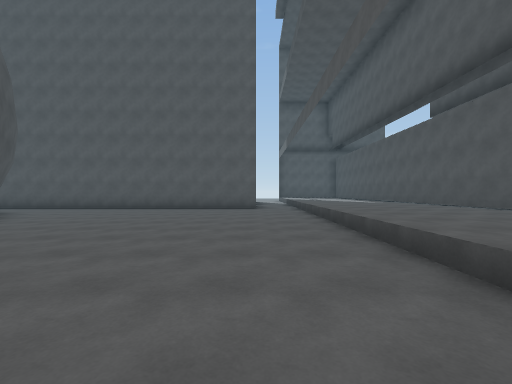
View 1 (above)

21 first-person views from a walk through a Unity game level. The camera is 1.4 m above the floor, looks level and sees 90° across. The floor is counted in squares, 2.5 m on a side. Each view is taken from the middle of a square. On the plan, view 1 faces up. The plan holds only what a view shows up to about 9 squares ahead; the rest is blank. The place goes on beyond the plan. The player is left out. Surface patterns are stand-ins for the level's own textures.

View 2
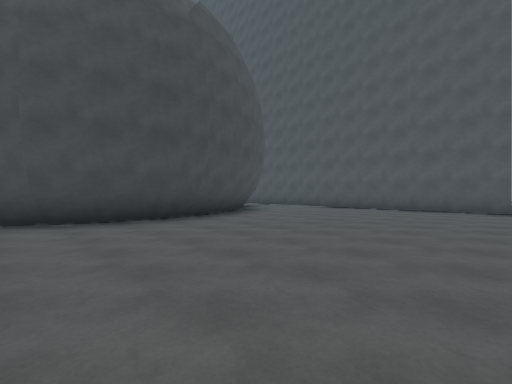

View 3
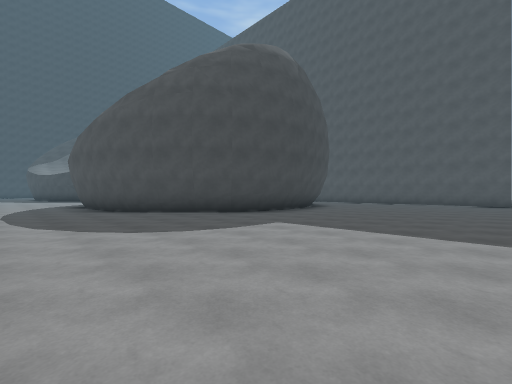

View 4
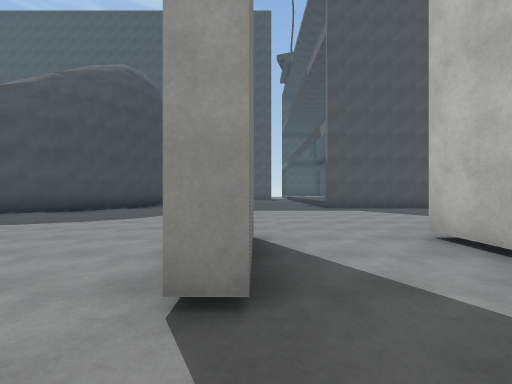

View 5
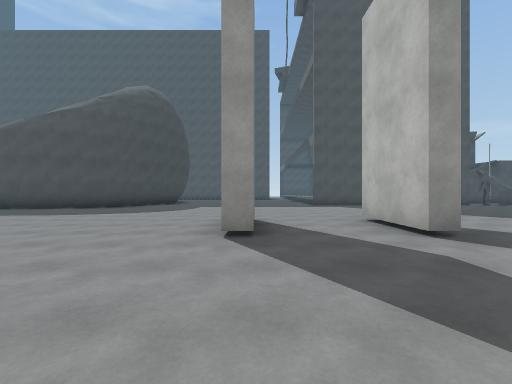

View 6
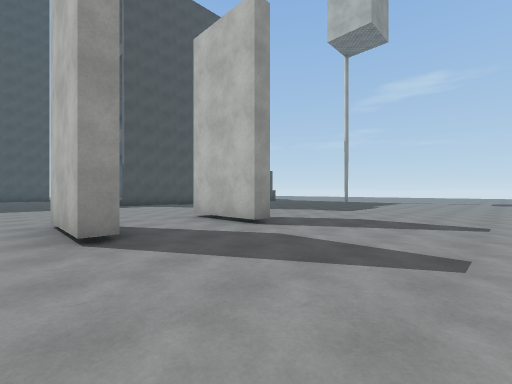

View 7
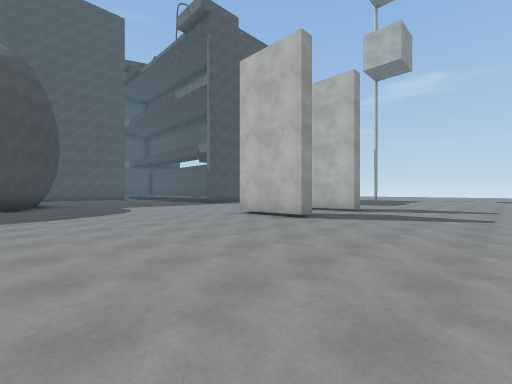

View 8
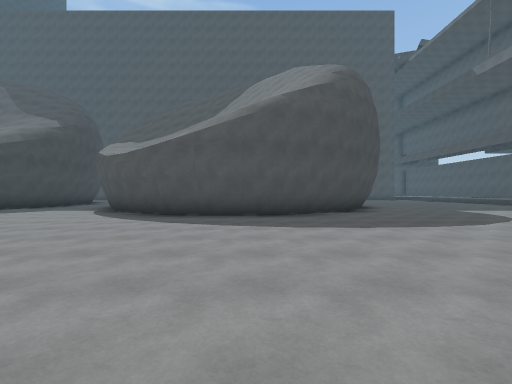

View 9
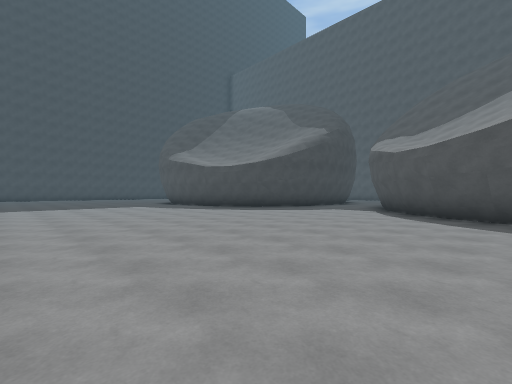

View 10
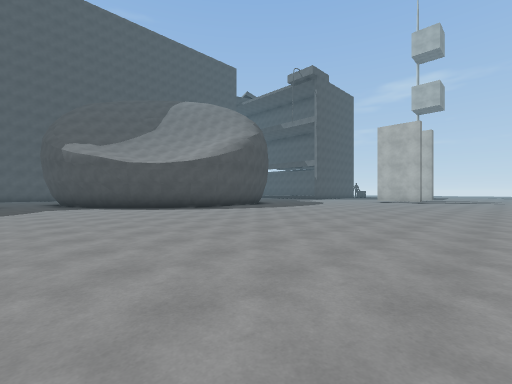

View 11
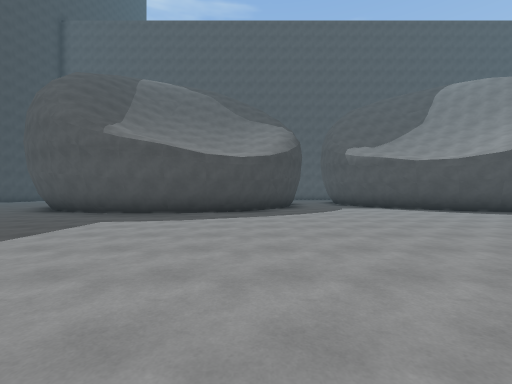

View 12
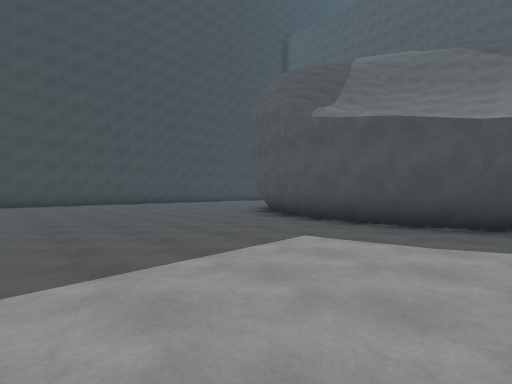

View 13
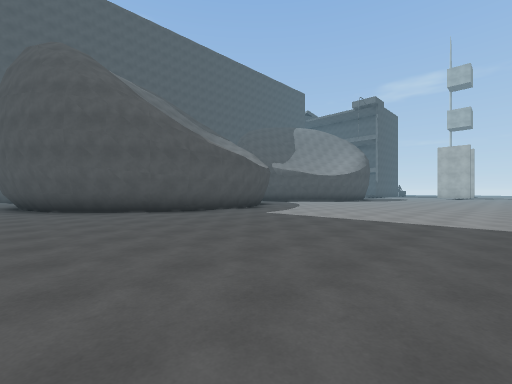

View 14
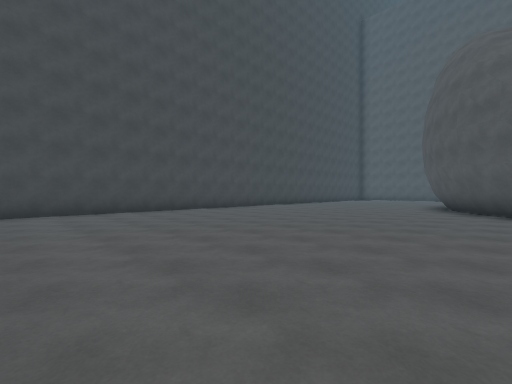

View 15
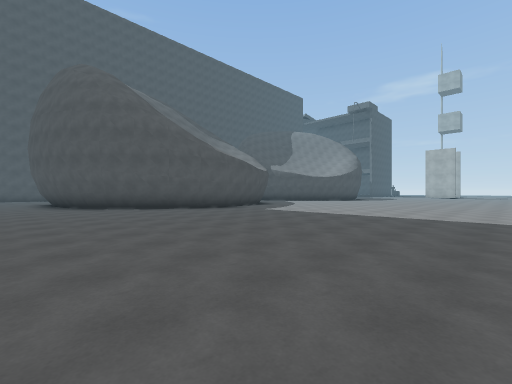

View 16
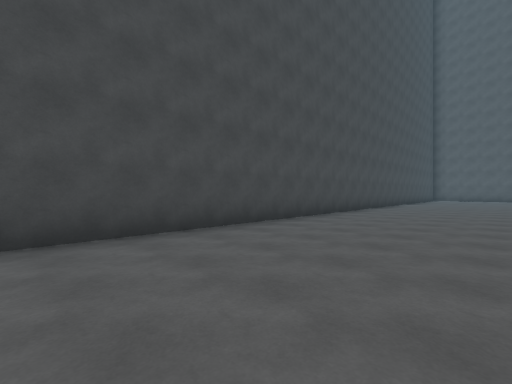

View 17
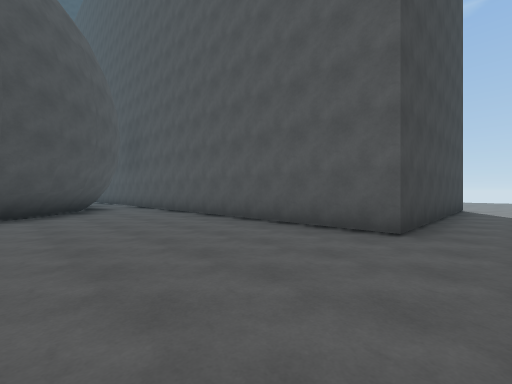

View 18
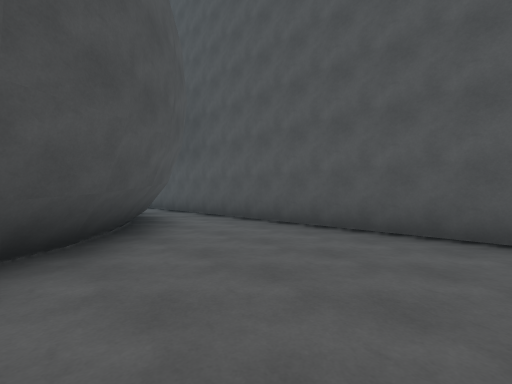

View 19
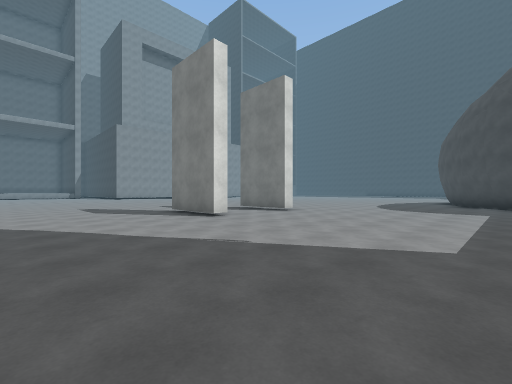

View 20
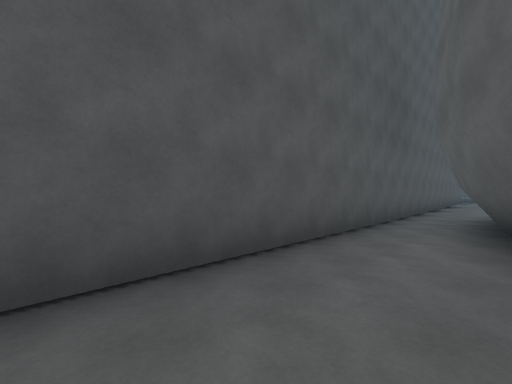

View 21
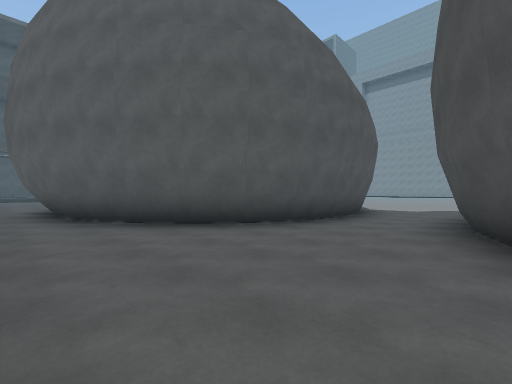

### Floor plan
Key: @ floor where view 1 was taken; # wall or solid block; . floor.
Columns run from 32 left of view 1 to 5 right of it. Each row starts with its distance up from view 1.
 17                                 ..
 16                                 ..
 15                                 ..
 14                                 #.
 13                                 #.
 12                                 #.
 11                                 #.
 10                                 #.
  9                  ################.
  8                ...................#
  7                .....######........#
  6                ....##    ##.......#
  5                #..##      #.......#
  4                #..#       ##......#
  3                #..#        #......#
  2    ...##       #..#        #......#
  1   .....#       #..##      ##......####
  0  ......#      ##...#     ##.....@.....
 -1 #......###   ##....###  ##............
 -2 #........#####.......####.............
 -3 #.....................................
 -4 #.....................................
 -5 #..............................#..#...
 -6 #..............................#..#...
 -7 #.....................................
 -8 #.....................................
 -9 #.....................................
-10 #.....................................

Positions as (right, up) in squares from view 1, and headings:
1: (0, 0), facing up
2: (0, 0), facing up-left
3: (0, -4), facing up-left
4: (-1, -8), facing up
5: (-1, -10), facing up
6: (-2, -10), facing up-right
7: (-6, -10), facing up-right
8: (-9, -8), facing up
9: (-11, -8), facing up-left
10: (-16, -10), facing up-right
11: (-18, -9), facing up
12: (-19, -7), facing up-left
13: (-26, -9), facing up-right
14: (-24, -9), facing up-left
15: (-27, -10), facing up-right
16: (-28, -10), facing up-left
17: (1, 5), facing up-left
18: (-3, 5), facing up-left
19: (5, 0), facing down-left
20: (-15, 7), facing up-right
21: (-17, 8), facing down-right
